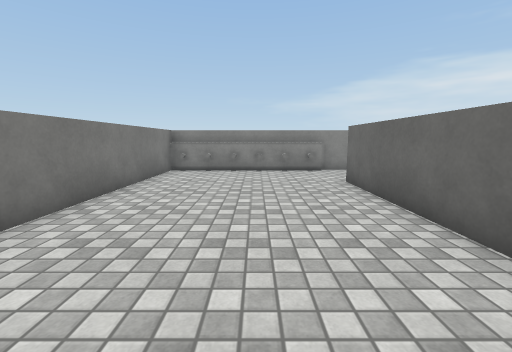
View 1 (above)

12 first-person views from a walk through a 3-D level made in the Unity game engine. The camera is 1.2 m above the floor, tilts 8° down and sees 90° across. The floor is counted in squares, 1 m on a side. Each view is taken from the middle of a square. On the plan, view 1 faces up. The plan holds only what a view shows up to about 12 squares ahead; the rest is blank. Surface patterns are stand-ins for the level's own textures.

View 2
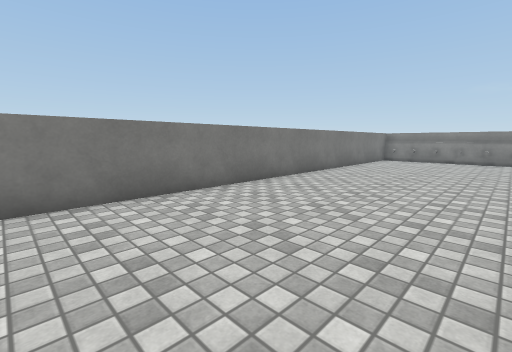

View 3
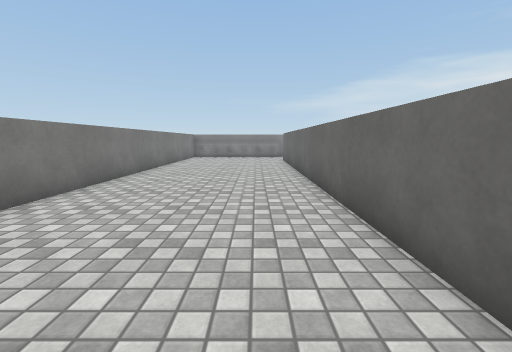

View 4
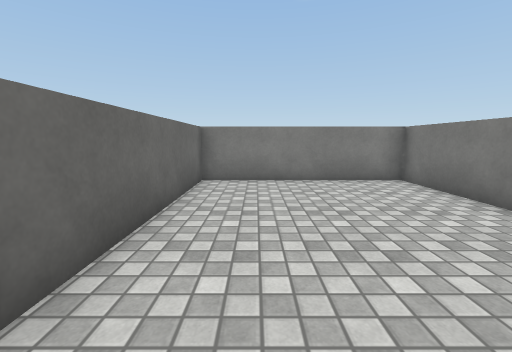

View 5
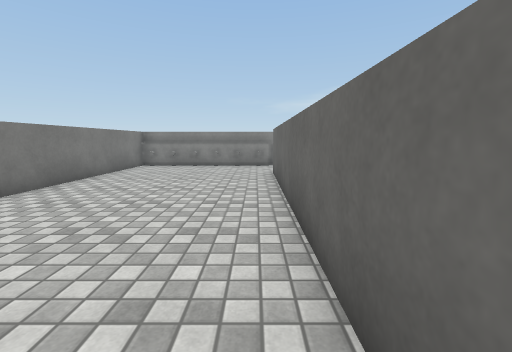

View 6
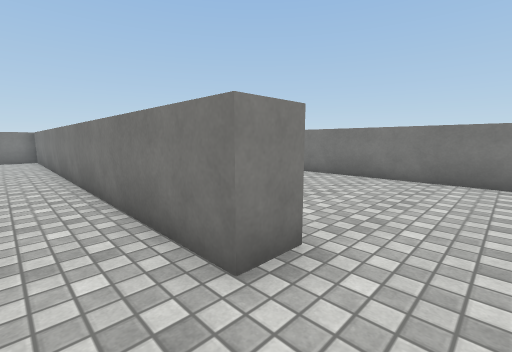

View 7
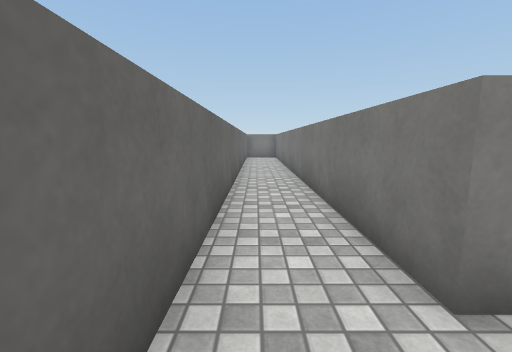

View 8
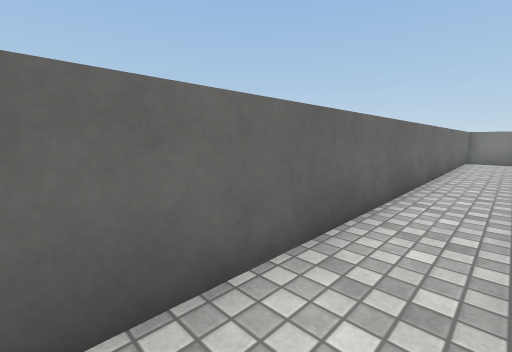

View 9
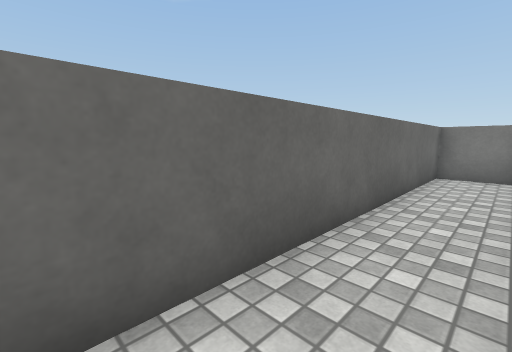

View 10
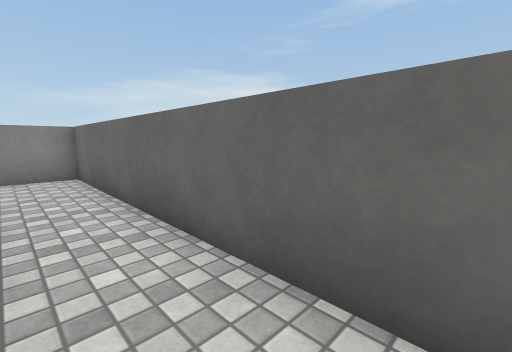

View 11
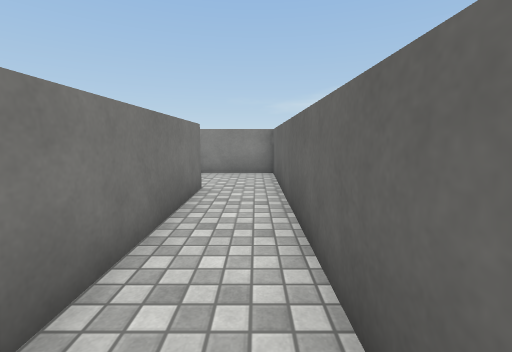

View 12
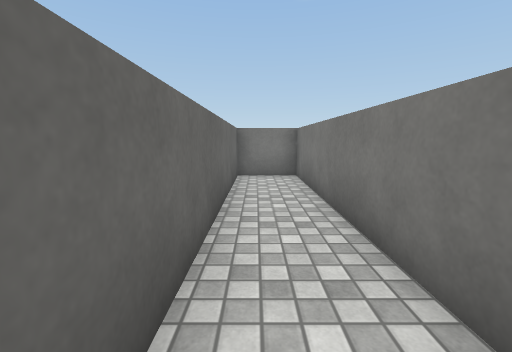

### Floor plan
Points are (right, up) in squares from view 1. A wall is a line through its corners. A room is listed if a view was taken in it or the views show most of it. See-through windows are left out.
Room 1 (views 1, 2, 3, 4, 5)
walls: (-3.4, 9.5) (-3.4, -8.6) (2.6, -8.6) (2.6, 7.4); (2.6, 10.4) (1.1, 10.4)
ways out: opening at (3, 8.5) to room 2
objects: other object (-3, 9); cube (-3, 10); other object (-2, 9); cube (-2, 10); other object (-1, 9); cube (-1, 10); other object (0, 9); cube (0, 10); other object (1, 9); cube (1, 10); other object (2, 9); cube (2, 10)
Room 2 (views 6, 7, 8, 9, 10, 11, 12)
walls: (2.6, 7.4) (3.6, 7.4) (3.6, -8.6) (5.6, -8.6) (5.6, 10.4) (2.6, 10.4)
ways out: opening at (3, 8.5) to room 1

Where each view was taken, in squares from view 1:
view 1: 0 up, 0 right, facing up
view 2: 6 down, 2 right, facing up-left
view 3: 8 down, 1 right, facing up
view 4: 1 down, 1 right, facing down
view 5: 2 down, 2 right, facing up
view 6: 9 up, 5 right, facing down-left
view 7: 9 up, 5 right, facing down
view 8: 8 up, 4 right, facing down-right
view 9: 1 up, 4 right, facing down-right
view 10: 1 up, 4 right, facing up-right
view 11: 1 up, 5 right, facing up
view 12: 0 up, 5 right, facing down
